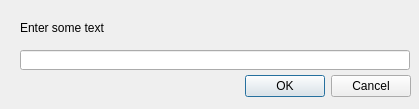
<?xml version="1.0" encoding="UTF-8"?>
<ui version="4.0">
 <class>TextInputDialog</class>
 <widget class="QDialog" name="TextInputDialog">
  <property name="geometry">
   <rect>
    <x>0</x>
    <y>0</y>
    <width>419</width>
    <height>109</height>
   </rect>
  </property>
  <property name="windowTitle">
   <string>Dialog</string>
  </property>
  <widget class="QDialogButtonBox" name="buttonBox">
   <property name="geometry">
    <rect>
     <x>70</x>
     <y>70</y>
     <width>341</width>
     <height>32</height>
    </rect>
   </property>
   <property name="orientation">
    <enum>Qt::Horizontal</enum>
   </property>
   <property name="standardButtons">
    <set>QDialogButtonBox::Cancel|QDialogButtonBox::Ok</set>
   </property>
  </widget>
  <widget class="QLabel" name="labelMessage">
   <property name="geometry">
    <rect>
     <x>20</x>
     <y>20</y>
     <width>381</width>
     <height>16</height>
    </rect>
   </property>
   <property name="text">
    <string>Enter some text</string>
   </property>
   <property name="scaledContents">
    <bool>false</bool>
   </property>
   <property name="wordWrap">
    <bool>false</bool>
   </property>
  </widget>
  <widget class="QLineEdit" name="lineEdit">
   <property name="geometry">
    <rect>
     <x>20</x>
     <y>50</y>
     <width>390</width>
     <height>20</height>
    </rect>
   </property>
  </widget>
 </widget>
 <resources/>
 <connections>
  <connection>
   <sender>buttonBox</sender>
   <signal>accepted()</signal>
   <receiver>TextInputDialog</receiver>
   <slot>accept()</slot>
   <hints>
    <hint type="sourcelabel">
     <x>248</x>
     <y>254</y>
    </hint>
    <hint type="destinationlabel">
     <x>157</x>
     <y>274</y>
    </hint>
   </hints>
  </connection>
  <connection>
   <sender>buttonBox</sender>
   <signal>rejected()</signal>
   <receiver>TextInputDialog</receiver>
   <slot>reject()</slot>
   <hints>
    <hint type="sourcelabel">
     <x>316</x>
     <y>260</y>
    </hint>
    <hint type="destinationlabel">
     <x>286</x>
     <y>274</y>
    </hint>
   </hints>
  </connection>
 </connections>
</ui>
